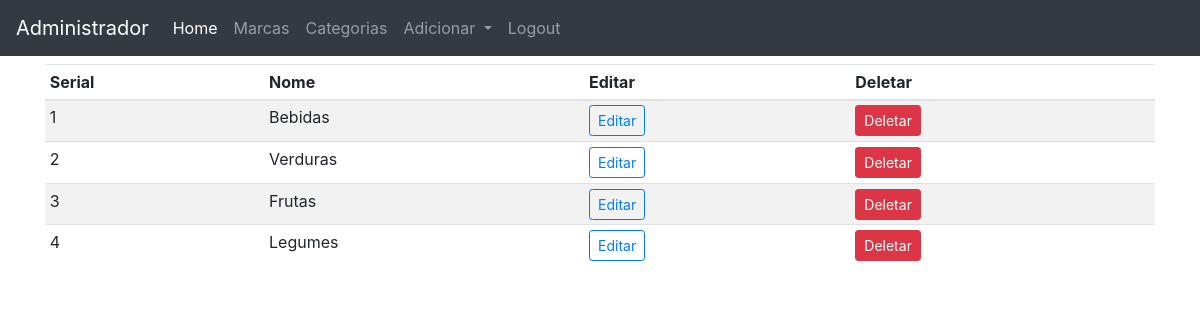
/categorias (signed in), run on the app's committed database.
### loja/produtos/models.py (models this page shows)
class Categoria(db.Model):
    id = db.Column(db.Integer, primary_key=True)
    name = db.Column(db.String(30),nullable=False,unique=True)

### loja/admin/rotas.py (the view)
@app.route('/categorias')
def categorias():
    if 'email' not in session:
        flash(f'Realize o login!','danger')
        return redirect(url_for('login'))
    categorias = Categoria.query.order_by(Categoria.id.desc()).all()
    return render_template('admin/marca.html', title = 'Pagina Categoria', categorias=categorias)

### loja/templates/admin/marca.html (shortened to what this page needs)
{% extends 'layoutsAdmin.html' %}
{% block content %}
{% include 'navbarAdmin.html' %}
<div class="container">
<div class="containter mt-2">
    <table class="table table-sm table-striped">
        <thead>
            <th>Serial</th>
            <th>Nome</th>
            <th>Editar</th>
            <th>Deletar</th>
        </thead>
        <tbody>
            {% if marcas %}
            {% for marca in marcas %}
            <tr>
                <td>{{loop.index}}</td>
                <td>{{marca.name}}</td>
                <td><a href="{{url_for('updatemarca', id=marca.id)}}" class="btn btn-sm btn-outline-primary">Editar</a></td>
                <td>
                  <button type="button" class="btn btn-danger btn-sm" data-toggle="modal" data-target="#exampleModal{{marca.id}}">
                    Deletar
                  </button>
                </td>
            </tr>
        </tr>
        <div class="modal fade" id="exampleModal{{marca.id}}" tabindex="-1" role="dialog" aria-labelledby="exampleModalLabel" aria-hidden="true">
          <div class="modal-dialog" role="document">
            <div class="modal-content">
              <div class="modal-header">
                <h5 class="modal-title" id="exampleModalLabel">{{marca.name}}</h5>
                <button type="button" class="close" data-dismiss="modal" aria-label="Close">
                  <span aria-hidden="true">&times;</span>
                </button>
              </div>
              <div class="modal-body">
                <span class="text-danger">Deseja realmente remover essa marca {{marca.name}}?</span>
              </div>
              <div class="modal-footer">
                <button type="button" class="btn btn-warning" data-dismiss="modal">Cancelar</button>
                <form action="{{url_for('deletemarca', id= marca.id)}}" method="POST">
                  <button type="submit" class="btn btn-danger">Remover</button>
                </form>
              </div>
            </div>
          </div>
        </div>
            {% endfor %}
            {% else %}
            {% for categoria in categorias %}
            <tr>
                <td>{{loop.index}}</td>
                <td>{{categoria.name}}</td>
                <td><a href="{{url_for('updatecat', id=categoria.id)}}" class="btn btn-sm btn-outline-primary">Editar</a></td>
                <td>
                  <form action="{{url_for('deletecategoria', id= categoria.id)}}" method="POST">
                    <button type="button" class="btn btn-danger btn-sm" data-toggle="modal" data-target="#exampleModal{{categoria.id}}">
                      Deletar
                    </button>
                  </form>
                </td>
            </tr>
            {% endfor %}
            {% endif %}
        </tbody>
    </table>
</div>
</div>
{% endblock content %}

### data on the page
Categoria: name "Bebidas"
Categoria: name "Verduras"
Categoria: name "Frutas"
Categoria: name "Legumes"
